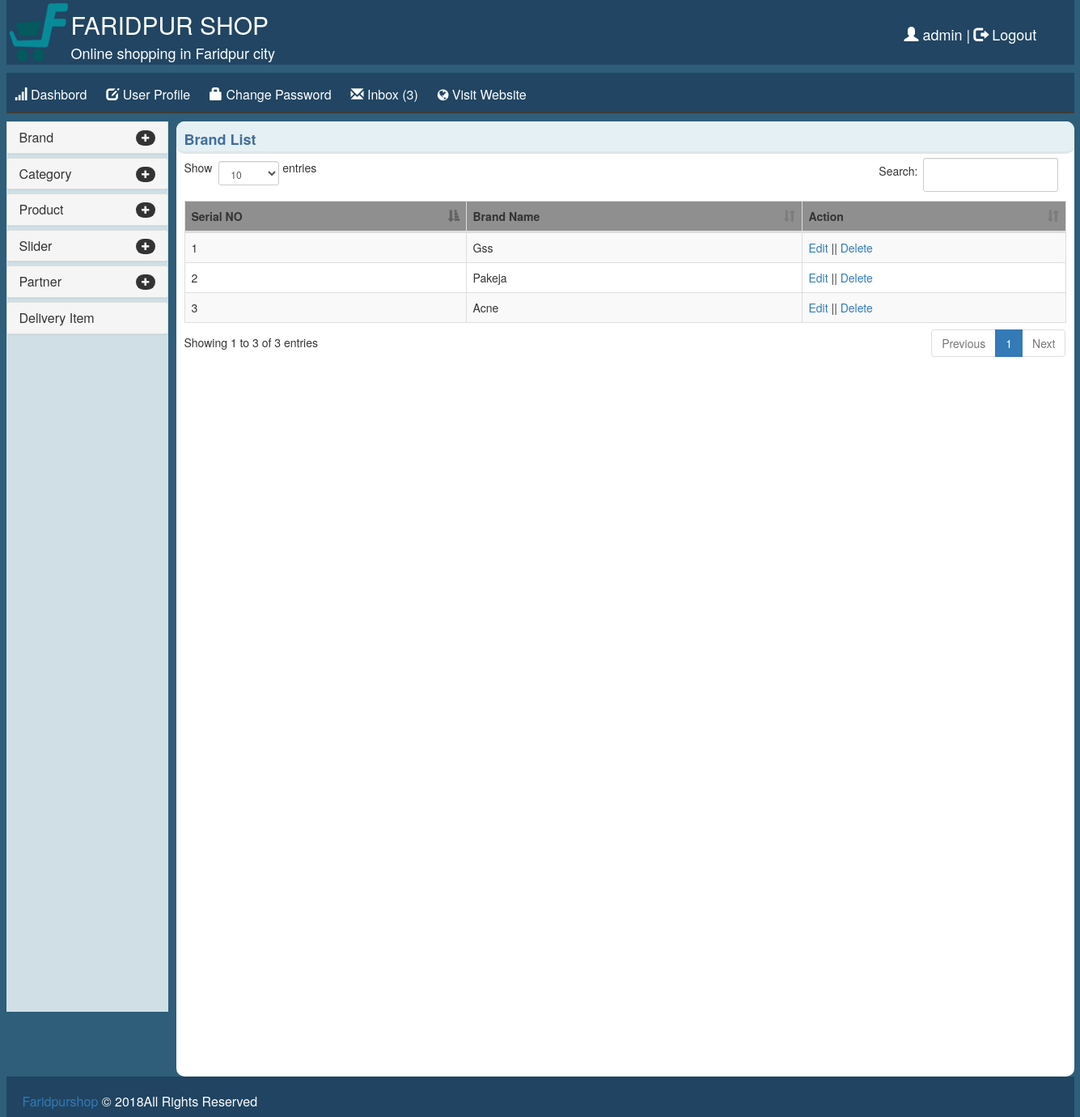
The app's page /fashop/showbrand.php (signed in) with its own data.
### tables this page shows
CREATE TABLE IF NOT EXISTS `tbl_brand` (
  `brandid` int(11) NOT NULL,
  `brandname` varchar(255) NOT NULL
);

### lib/database.php (called while the page is built, shortened)
<?php
	class database {
		public $host=DB_HOST;
		public $user=DB_USER;
		public $pass=DB_PASS;
		public $dbname=DB_NAME;
		public $link;
		private function connectDB(){
			$this->link=new mysqli($this->host,$this->user,$this->pass,$this->dbname);
		}
		public function select($query){
			$result=$this->link->query($query) or die($this->link->error.__LINE__);
			if($result->num_rows >0){
				return $result;
			}
			else{
				return false;
			}
		}
	}
?>

### class/brand.php (called while the page is built, shortened)
<?php
 class brand{
 	private $db;
 	public function __construct()
 	{
 		$this->db=new database();
 	}
   public function getallbrand(){
      $query="SELECT * FROM tbl_brand ORDER BY brandid DESC";
      $result=$this->db->select($query);
      return $result;
    }
 }

### fashop/showbrand.php (the view, shortened to what this page needs)
<?php include "inc/header.php"; ?>
<?php include "../class/brand.php"; ?>
<?php
    $brand=new brand();
?>
<?php include "inc/sidebarleft.php"; ?>
<div class="sidebar_right">
    <div class="sr_title">
       Brand List <span style="text-align: center; margin-left: 350px;"><?php if(isset($delbrand)){echo $delbrand;}  ?></span>
    </div>
    <div class="sr_body">
    <div class="sr_table">
        <table id="example" class="table table-striped table-bordered" width="100%">
        <thead>
            <tr style="background:#8F8F8F;">
                <th>Serial NO</th>
                <th>Brand Name</th>
                <th>Action</th>
            </tr>
            </thead>
            <tbody>
            <?php
                $getbrand=$brand->getallbrand();
                if($getbrand){
                    $i=1;
                    while ($result=$getbrand->fetch_assoc()) {
                        ?>
                        <tr>
                            <td><?php echo $i++; ?></td>
                            <td><?php echo $result['brandname']; ?></td>
                            <td><a href="brandedit.php?brandid=<?php echo $result['brandid']; ?>">Edit</a> || <a onclick='return confirm("Are you sure to delete this?");'  href="?delbrand=<?php echo $result['brandid']; ?>"> Delete</a></td>
                        </tr>
                        <?php
                    }
                }
            ?>
            </tbody>
        </table>
        </div>
    </div>
</div>
 <?php include"inc/footer.php"; ?>

### fashop/css/main.css (style rules this page uses)
html { color: #222; font-size: 1em; line-height: 1.4; }
body { background: #2E5E79; }
.sidebar_right { width: 1110px; min-height:960px; height:1180px; margin-left:10px; border-radius: 10px; background: #FFFFFF; float: left; }
.sidebar_right .sr_title { height: 40px; width: 1110px; border-radius: 10px; border-bottom:3px solid #E0E5E7; padding: 10px; color: #436F9B; font-weight: bold; font-size: 18px; background: #E5F0F4; }
.sr_table { width: 1090px; height: auto; min-height: 570px; margin: 0 auto; }

### records on screen
tbl_brand: brandname "Gss"
tbl_brand: brandname "Pakeja"
tbl_brand: brandname "Acne"

### other values on screen
session::get('adminuser') "admin"
$count "3"
